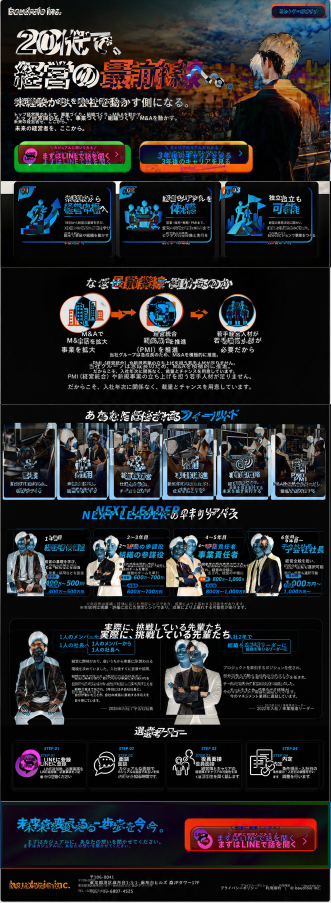
#> input picture comparison/desktop-diff.png, 661 x 1805 px, given in place of デザイン案web.png, which was not available (shown at 1/2 size)
$ python visual_compare.py
#> lines starting #> are read from the running program, lines starting #| are printed output that depends on the picture; pictures that were not available may be replaced by others from this repository, and a replacement may not be noted
#!/usr/bin/env python3
"""Create normalized side-by-side, overlay, and diff images for visual QA."""

import json
from pathlib import Path
import sys

from PIL import Image, ImageChops


def compare(loop_name: str) -> None:
#> called with loop_name = 'final'
    root = Path(__file__).resolve().parent
    output = root / "comparison" / loop_name
    pairs = (
        ("desktop", root / "デザイン案web.png", output / "desktop-1440.png"),
        ("mobile", root / "デザイン案mobile.png", output / "mobile-390.png"),
    )

    for name, reference_path, implementation_path in pairs:
        reference = Image.open(reference_path).convert("RGB")
#> reference is the input picture: PIL image 661x1805 RGB; mean R, G, B 37.8, 37.6, 39.6
        implementation = Image.open(implementation_path).convert("RGB")
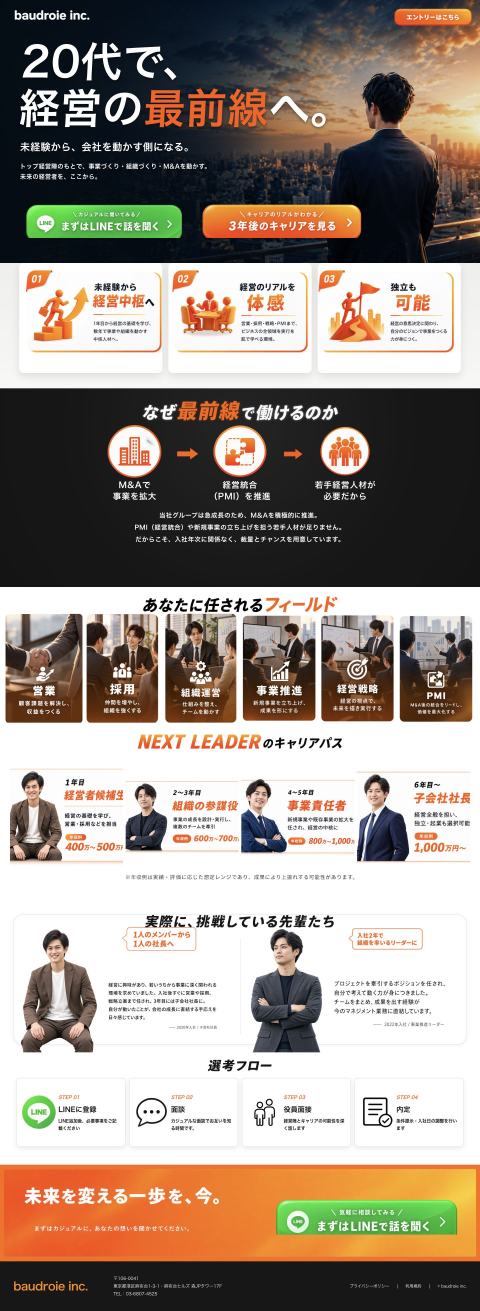
#> input picture comparison/desktop-1440.png, 1440 x 3932 px, found by its file name (shown at 1/3 size)
#> implementation is the input picture: PIL image 1440x3932 RGB; mean R, G, B 156.4, 144.5, 134.4
        normalized_height = round(
            implementation.height * reference.width / implementation.width
        )
#> normalized_height = 1805
        implementation = implementation.resize(
            (reference.width, normalized_height), Image.Resampling.LANCZOS
        )
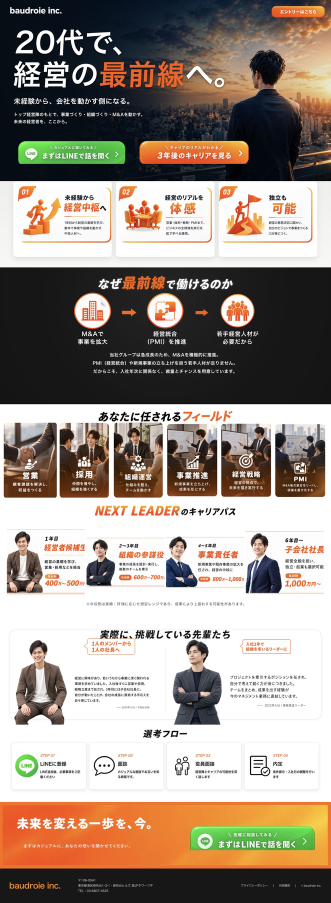
#> implementation: PIL image 661x1805 RGB (shown at 1/2 size); mean R, G, B 156.3, 144.4, 134.3

        height = max(reference.height, implementation.height)
#> height = 1805
        reference_normalized = Image.new("RGB", (reference.width, height), "white")
#> reference_normalized: PIL image 661x1805 RGB; every value is 255
        implementation_normalized = Image.new("RGB", (reference.width, height), "white")
        reference_normalized.paste(reference, (0, 0))
        implementation_normalized.paste(implementation, (0, 0))

        side_by_side = Image.new("RGB", (reference.width * 2, height), "white")
#> side_by_side: PIL image 1322x1805 RGB; every value is 255
        side_by_side.paste(reference_normalized, (0, 0))
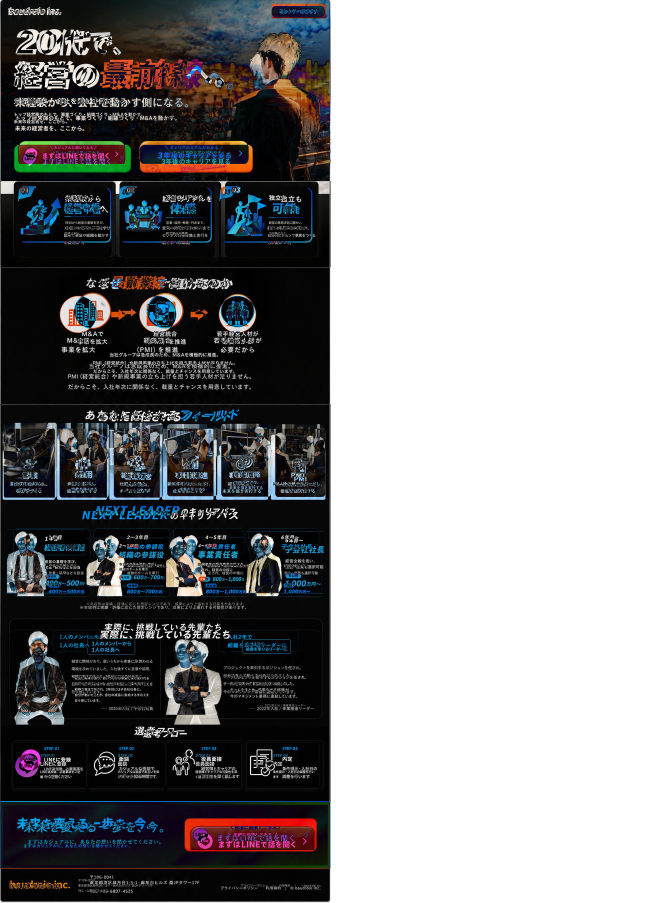
#> side_by_side: PIL image 1322x1805 RGB (shown at 1/2 size); mean R, G, B 146.4, 146.3, 147.3
        side_by_side.paste(implementation_normalized, (reference.width, 0))
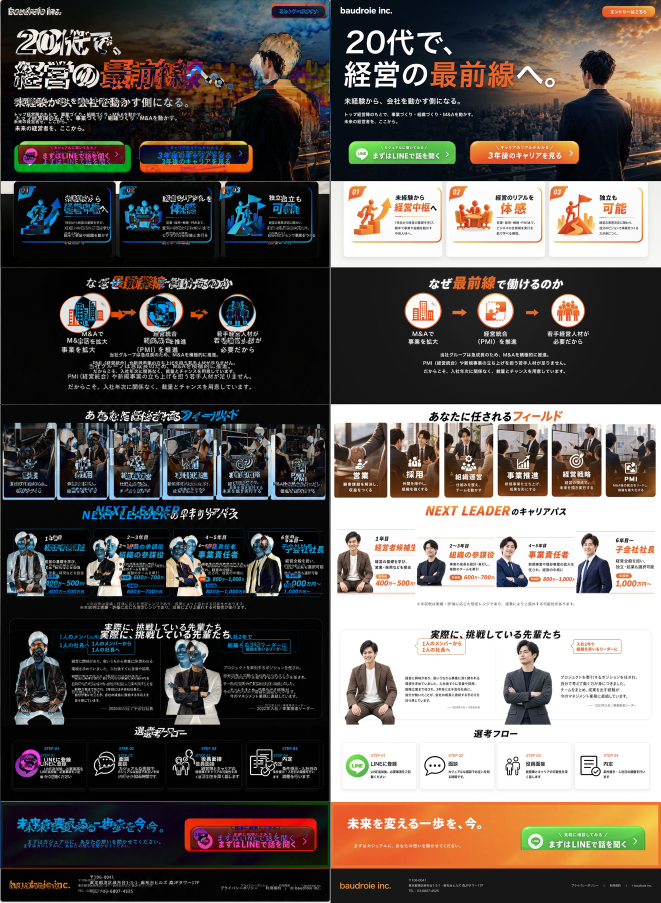
#> side_by_side: PIL image 1322x1805 RGB (shown at 1/2 size); mean R, G, B 97, 91, 86.9
        side_by_side.save(output / f"{name}-side-by-side.png")

        Image.blend(reference_normalized, implementation_normalized, 0.5).save(
            output / f"{name}-overlay.png"
        )
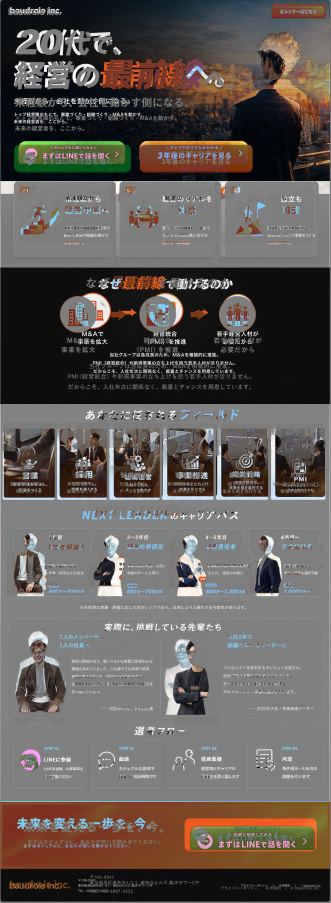
#> saved as desktop-overlay.png: PIL image 661x1805 RGB (shown at 1/2 size); mean R, G, B 96.8, 90.7, 86.7
        ImageChops.difference(reference_normalized, implementation_normalized).save(
            output / f"{name}-diff.png"
        )
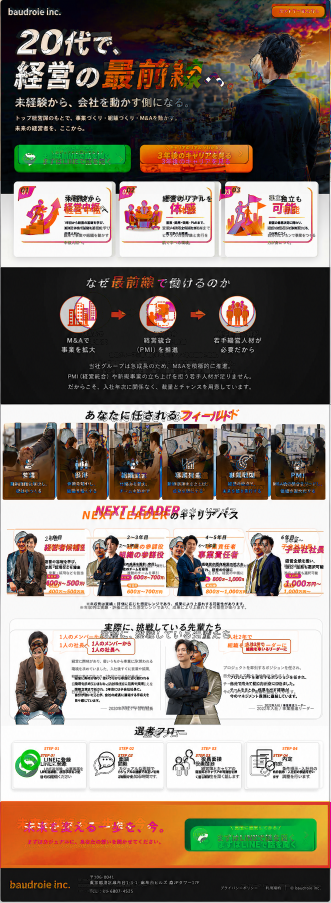
#> saved as desktop-diff.png: PIL image 661x1805 RGB (shown at 1/2 size); mean R, G, B 138.2, 126, 115.1

        print(
            f"{name}: reference={reference.size}, "
            f"implementation={implementation.size}"
        )
#| desktop: reference=(661, 1805), implementation=(661, 1805)
#> pass 2 of the loop in compare, `for name, reference_path, implementation_path in pairs:`:
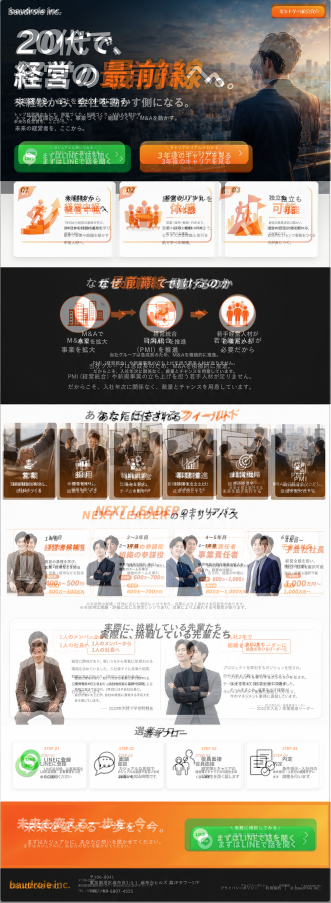
#> input picture comparison/desktop-overlay.png, 661 x 1805 px, given in place of デザイン案mobile.png, which was not available (shown at 1/2 size)
#> in compare, reference is the input picture: PIL image 661x1805 RGB; mean R, G, B 156.2, 145.6, 134.1
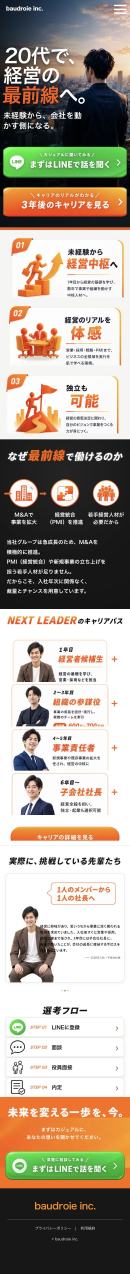
#> input picture comparison/mobile-390.png, 390 x 3821 px, found by its file name (shown at 1/3 size)
#> in compare, implementation is the input picture: PIL image 390x3821 RGB; mean R, G, B 171.3, 160.8, 148
#> implementation: PIL image 661x6476 RGB
#> in compare, `ImageChops.difference(reference_normalized, implementation_normalized)..`:
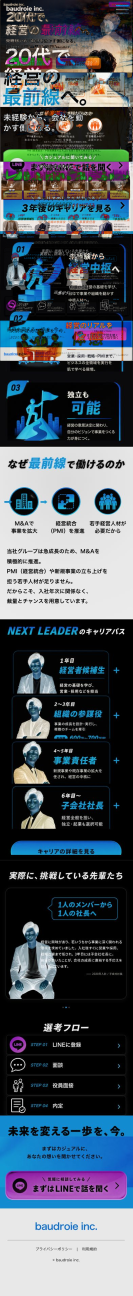
#> saved as mobile-diff.png: PIL image 661x6476 RGB (shown at 1/5 size); mean R, G, B 75.7, 85.7, 95.3
#| mobile: reference=(661, 1805), implementation=(661, 6476)


# [47 lines left out: functions stitch, focused, not called in this run]


if __name__ == "__main__":
    if len(sys.argv) > 2 and sys.argv[1] == "stitch":
        stitch(sys.argv[2])
    elif len(sys.argv) > 2 and sys.argv[1] == "focus":
        focused(sys.argv[2])
    else:
        compare(sys.argv[1] if len(sys.argv) > 1 else "final")
